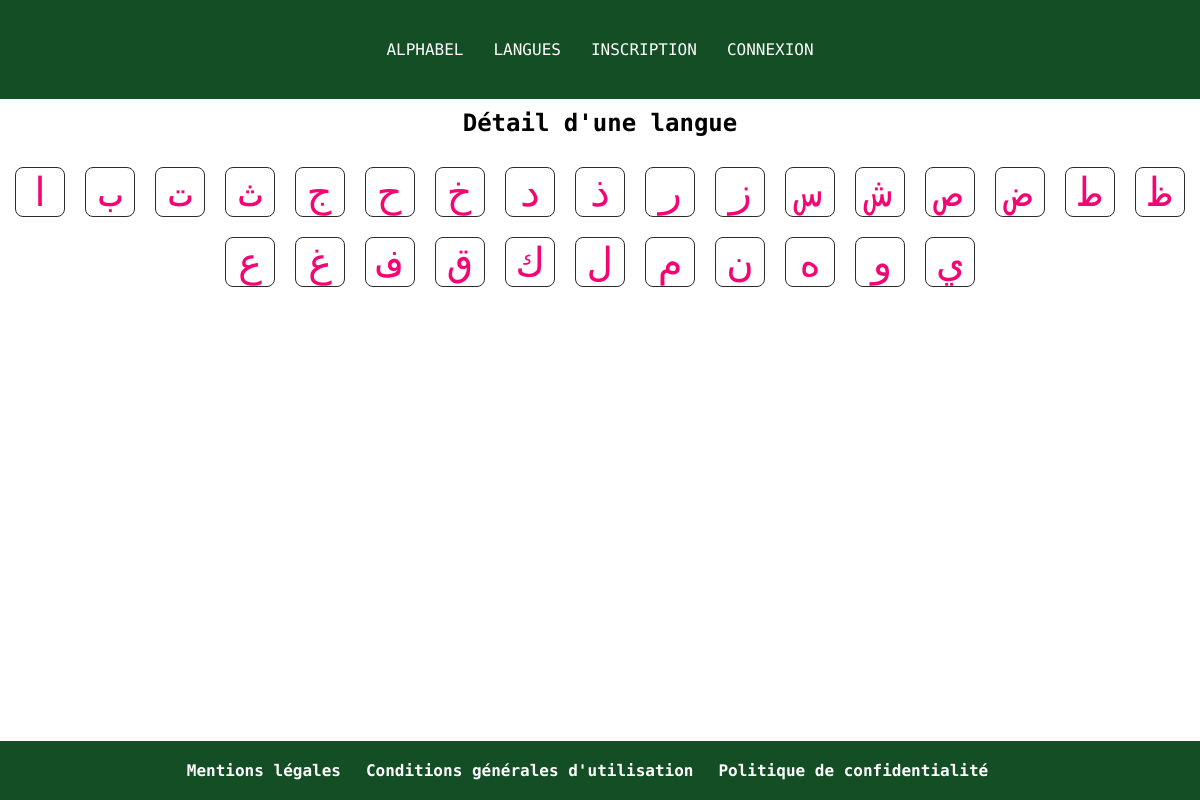
The app's page /index.php?action=DetailLangues&id=1 with its own data.
### tables this page shows
CREATE TABLE IF NOT EXISTS `lettre` (
  `id_lettre` int NOT NULL AUTO_INCREMENT,
  `nomLettre` varchar(50) DEFAULT NULL,
  `id_langue` int NOT NULL,
  `enregistrement` varchar(255) DEFAULT NULL,
  PRIMARY KEY (`id_lettre`),
  UNIQUE KEY `lettre` (`nomLettre`),
  KEY `id_langue` (`id_langue`),
  CONSTRAINT `lettre_ibfk_1` FOREIGN KEY (`id_langue`) REFERENCES `langue` (`id_langue`)
);

### Controller/LangueController.php (called while the page is built, shortened)
<?php
class LangueController {
        public function DetailLangues ($id) {
            $pdo = Connect::seConnecter();
             $requeteLangue= $pdo -> prepare("SELECT id_lettre, nomLettre FROM lettre WHERE id_langue = :id");
             $requeteLangue->execute(["id" => $id]);
             require "view/detailLangues.php";
        }
    }

### view/detailLangues.php (the view, shortened to what this page needs)
<?php
$lettre = $requeteLangue->fetchAll();
?>
<div class="lettres">
    <?php foreach ($lettre as $lettres) { ?>
        <a href="index.php?action=DetailLettres&id=<?= $lettres["id_lettre"] ?>">
        <div class="lettre">
            <?= $lettres["nomLettre"] ?>
        </div>
        </a>
    <?php } ?>
</div>
<?php
    $titre_secondaire = "Détail d'une langue";
    $contenu = ob_get_clean();
    require "view/template.php";
?>

### index.php (shortened to what this page needs)
<?php
$ctrlLangue = new LangueController();
$ctrlSecurity = new SecurityController();
    $id = filter_input(INPUT_GET, "id", FILTER_SANITIZE_NUMBER_INT);
    if(isset($_GET["action"])) {
      switch ($_GET["action"]){
        case "DetailLangues" : $ctrlLangue -> DetailLangues($id); break;
       }
}
else{
  $ctrlSecurity -> home();
}

### view/template.php (shortened to what this page needs)
<!DOCTYPE html>
<html lang="en">
<head>
    <link rel="stylesheet" href="./Public/css/style.css">
</head>
<body>
    <div id="wrapper" class="uk-container uk-container-expand" >
        <nav class="navigation">
            <ul>
               <li><a href="index.php?action=home">ALPHABEL</a></li>
               <li><a href="index.php?action=ListLangues">LANGUES</a></li>
                <?php
                if(isset($_SESSION["user"])){ ?>
                    <li><a href="index.php?action=profile"><?php if(isset($_SESSION["user"])) {
            echo  $_SESSION["user"] ["pseudo"] ;} ?></a></li>
                    <li><a href="index.php?action=logout">DECONNEXION</a></li>
                <?php } else { ?>
                    <li><a href="index.php?action=register">INSCRIPTION</a></li>
                    <li><a href="index.php?action=login">CONNEXION</a></li>
                <?php } ?>
            </ul>
        </nav>
        <main>
            <div id="contenu" >
                <h2 class=""> <?= $titre_secondaire ?> </h2>
                <?= $contenu ?>
            </div>
        </main>
        <footer class="colonnes">
            <div class="colonne">
                <h4> <p>  <a href="index.php?action=mentionsLegales">Mentions légales</a> </p> </h4>
            </div>
                <div class="colonne">
                     <h4> <p>  <a href="index.php?action=conditionsGenerales">Conditions générales d'utilisation</a>  </p> </h4>
                </div>
                <div class="colonne">
                    <h4> <p> <a href="index.php?action=politiqueConfidentialite">Politique de confidentialité</a> </p> </h4>
                </div>
            </div>
</body>
</html>

### Public/css/style.css (style rules this page uses)
* { margin: 0; padding: 0; box-sizing: border-box; font-family: 'Source Code Pro', monospace; }
html, body { height: 100%; }
body { background-color: rgb(255, 255, 255); min-height: 100vh; margin: 0; }
p { text-align: center; }
#wrapper { min-height: 100vh; display: flex; flex-direction: column; }
main { flex: 1 0 auto; }
a { text-decoration: none; color: #000000ce; }
#contenu h2 { text-align: center; margin-bottom: 30px; }
nav { background: #134E25;; padding: 25px; margin-bottom: 10px; }
nav, .navigation { display: flex; justify-content: space-around; }
ul, li { display: flex; text-decoration: none; }
.navigation a { text-decoration: none; color: white; padding: 15px; }
.lettresArabe ul, li { flex-wrap: wrap; }
.lettresRusse ul, li { flex-wrap: wrap; }
.lettresArameen ul, li { flex-wrap: wrap; }
.lettresGrec ul, li { flex-wrap: wrap; }
.lettres { display: flex; justify-content: center; align-items: center; flex-wrap: wrap; gap: 20px; }
.lettres a { text-decoration: none; }
.lettre { display: flex; justify-content: center; align-items: center; padding: 10px; border: 1px solid #2c2c2c; border-radius: 8px; height: 50px; width: 50px; cursor: pointer; transition: background 0.7; transition: 0.4s; }
.lettre { color: rgb(245, 4, 116); font-size: 40px; }
footer { display: flex; flex-direction: row; justify-content: center; background-color: #134E25;; padding: 20px 0; max-width: 100%; margin-bottom: auto; flex-shrink: 0; }
footer a { color : white; }
footer .colonne h4 { margin-right: 25px; color: rgba(255, 255, 255, 0.938); }

### records on screen
lettre: nomLettre "ا"
lettre: nomLettre "ب"
lettre: nomLettre "ت"
lettre: nomLettre "ث"
lettre: nomLettre "ج"
lettre: nomLettre "ح"
lettre: nomLettre "خ"
lettre: nomLettre "د"
lettre: nomLettre "ذ"
lettre: nomLettre "ر"
lettre: nomLettre "ز"
lettre: nomLettre "س"
lettre: nomLettre "ش"
lettre: nomLettre "ص"
lettre: nomLettre "ض"
lettre: nomLettre "ط"
lettre: nomLettre "ظ"
lettre: nomLettre "ع"
lettre: nomLettre "غ"
lettre: nomLettre "ف"
lettre: nomLettre "ق"
lettre: nomLettre "ك"
lettre: nomLettre "ل"
lettre: nomLettre "م"
lettre: nomLettre "ن"
lettre: nomLettre "ه"
lettre: nomLettre "و"
lettre: nomLettre "ي"

### other values on screen
$titre_secondaire "Détail d'une langue"
